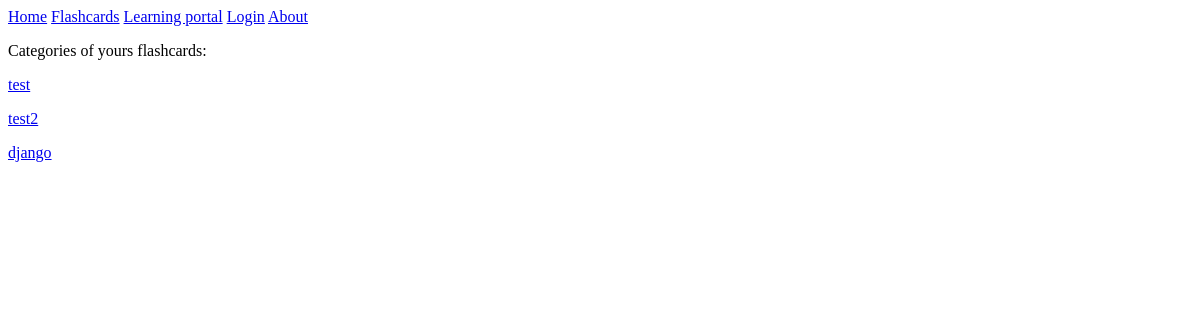
Page /category/ on the earlier database version.
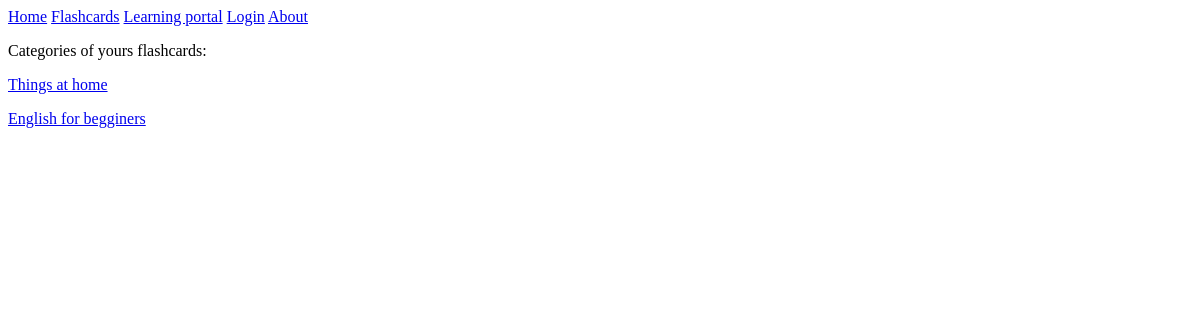
Same page on the later database version.
### parser_app/models.py (models this page shows, shortened)
class FlashcardCategory(models.Model):
    id = models.IntegerField(primary_key=True)
    name = models.CharField(max_length=30, unique=True, help_text="Category of flashcards.")

### parser_app/views.py (the view)
# urls.py: path('category/', CategoryListView.as_view(), name="category"),
class CategoryListView(ListView):
    template_name = 'categories/category_list.html'
    model = FlashcardCategory

### parser_app/templates/categories/category_list.html (shortened to what this page needs)
{% extends 'base.html' %}
{% block content %}
{% if object_list %}
    <p>Categories of yours flashcards:</p>
    {% for i in object_list %}
        <p><a href="{{i.id}}">{{ i.name }}</a></p>
    {% endfor %}
{% else %}
    <p>Yoy don't have any categories. Go <a href="{% url 'category_create' %}">create</a> some!</p>
{% endif %}
{% endblock %}

Differences in the rows shown:
removed FlashcardCategory: name "test"
removed FlashcardCategory: name "test2"
removed FlashcardCategory: name "django"
added FlashcardCategory: name "Things at home"
added FlashcardCategory: name "English for begginers"
